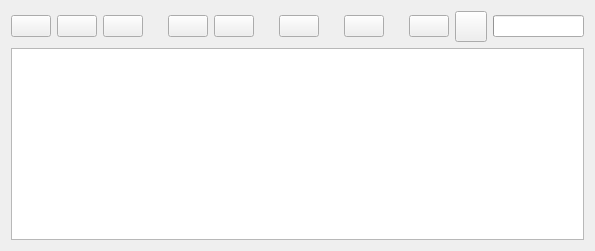
                    <widget class="QWidget" name="tb_pipeline_v2">
                     <attribute name="title">
                      <string>Pipeline V2</string>
                     </attribute>
                     <layout class="QGridLayout" name="gridLayout_15">
                      <item row="0" column="0">
                       <widget class="QPushButton" name="bt_pp_new">
                        <property name="toolTip">
                         <string>New pipeline</string>
                        </property>
                        <property name="text">
                         <string/>
                        </property>
                        <property name="icon">
                         <iconset resource="main_form.qrc">
                          <normaloff>:/common/resources/New document.png</normaloff>:/common/resources/New document.png</iconset>
                        </property>
                       </widget>
                      </item>
                      <item row="0" column="1">
                       <widget class="QPushButton" name="bt_pp_load">
                        <property name="toolTip">
                         <string>Load pipeline...</string>
                        </property>
                        <property name="text">
                         <string/>
                        </property>
                        <property name="icon">
                         <iconset resource="main_form.qrc">
                          <normaloff>:/common/resources/Load.png</normaloff>:/common/resources/Load.png</iconset>
                        </property>
                       </widget>
                      </item>
                      <item row="0" column="2">
                       <widget class="QPushButton" name="bt_pp_save">
                        <property name="toolTip">
                         <string>Save pipeline...</string>
                        </property>
                        <property name="text">
                         <string/>
                        </property>
                        <property name="icon">
                         <iconset resource="main_form.qrc">
                          <normaloff>:/common/resources/Save.png</normaloff>:/common/resources/Save.png</iconset>
                        </property>
                       </widget>
                      </item>
                      <item row="0" column="3">
                       <spacer name="horizontalSpacer_8">
                        <property name="orientation">
                         <enum>Qt::Horizontal</enum>
                        </property>
                        <property name="sizeType">
                         <enum>QSizePolicy::Fixed</enum>
                        </property>
                        <property name="sizeHint" stdset="0">
                         <size>
                          <width>13</width>
                          <height>20</height>
                         </size>
                        </property>
                       </spacer>
                      </item>
                      <item row="0" column="4">
                       <widget class="QPushButton" name="bt_pp_up">
                        <property name="toolTip">
                         <string>Move item up</string>
                        </property>
                        <property name="text">
                         <string/>
                        </property>
                        <property name="icon">
                         <iconset resource="main_form.qrc">
                          <normaloff>:/common/resources/Up.png</normaloff>:/common/resources/Up.png</iconset>
                        </property>
                       </widget>
                      </item>
                      <item row="0" column="5">
                       <widget class="QPushButton" name="bt_pp_down">
                        <property name="toolTip">
                         <string>Move item down</string>
                        </property>
                        <property name="text">
                         <string/>
                        </property>
                        <property name="icon">
                         <iconset resource="main_form.qrc">
                          <normaloff>:/common/resources/Down.png</normaloff>:/common/resources/Down.png</iconset>
                        </property>
                       </widget>
                      </item>
                      <item row="0" column="6">
                       <spacer name="horizontalSpacer_15">
                        <property name="orientation">
                         <enum>Qt::Horizontal</enum>
                        </property>
                        <property name="sizeType">
                         <enum>QSizePolicy::Fixed</enum>
                        </property>
                        <property name="sizeHint" stdset="0">
                         <size>
                          <width>13</width>
                          <height>20</height>
                         </size>
                        </property>
                       </spacer>
                      </item>
                      <item row="0" column="7">
                       <widget class="QPushButton" name="bt_pp_delete">
                        <property name="toolTip">
                         <string>Delete item</string>
                        </property>
                        <property name="text">
                         <string/>
                        </property>
                        <property name="icon">
                         <iconset resource="main_form.qrc">
                          <normaloff>:/annotation_level/resources/Delete.png</normaloff>:/annotation_level/resources/Delete.png</iconset>
                        </property>
                       </widget>
                      </item>
                      <item row="0" column="8">
                       <spacer name="horizontalSpacer_14">
                        <property name="orientation">
                         <enum>Qt::Horizontal</enum>
                        </property>
                        <property name="sizeType">
                         <enum>QSizePolicy::Fixed</enum>
                        </property>
                        <property name="sizeHint" stdset="0">
                         <size>
                          <width>13</width>
                          <height>20</height>
                         </size>
                        </property>
                       </spacer>
                      </item>
                      <item row="0" column="9">
                       <widget class="QPushButton" name="bt_pp_select_tool">
                        <property name="toolTip">
                         <string>Add module/group</string>
                        </property>
                        <property name="text">
                         <string/>
                        </property>
                        <property name="icon">
                         <iconset resource="main_form.qrc">
                          <normaloff>:/common/resources/Add.png</normaloff>:/common/resources/Add.png</iconset>
                        </property>
                        <property name="flat">
                         <bool>false</bool>
                        </property>
                       </widget>
                      </item>
                      <item row="0" column="10">
                       <spacer name="horizontalSpacer_13">
                        <property name="orientation">
                         <enum>Qt::Horizontal</enum>
                        </property>
                        <property name="sizeType">
                         <enum>QSizePolicy::Fixed</enum>
                        </property>
                        <property name="sizeHint" stdset="0">
                         <size>
                          <width>13</width>
                          <height>20</height>
                         </size>
                        </property>
                       </spacer>
                      </item>
                      <item row="0" column="11">
                       <widget class="QPushButton" name="bt_pp_invalidate">
                        <property name="toolTip">
                         <string>Clear cache pipeline cache</string>
                        </property>
                        <property name="text">
                         <string/>
                        </property>
                        <property name="icon">
                         <iconset resource="main_form.qrc">
                          <normaloff>:/common/resources/Refresh.png</normaloff>:/common/resources/Refresh.png</iconset>
                        </property>
                       </widget>
                      </item>
                      <item row="0" column="12">
                       <widget class="QToolButton" name="bt_pp_run">
                        <property name="toolTip">
                         <string>Run pipeline</string>
                        </property>
                        <property name="text">
                         <string/>
                        </property>
                        <property name="icon">
                         <iconset>
                          <normalon>:/image_process/resources/Play.png</normalon>
                         </iconset>
                        </property>
                        <property name="iconSize">
                         <size>
                          <width>24</width>
                          <height>24</height>
                         </size>
                        </property>
                       </widget>
                      </item>
                      <item row="0" column="13">
                       <widget class="QProgressBar" name="pb_pp_progress">
                        <property name="minimumSize">
                         <size>
                          <width>0</width>
                          <height>0</height>
                         </size>
                        </property>
                        <property name="maximumSize">
                         <size>
                          <width>16777215</width>
                          <height>16777215</height>
                         </size>
                        </property>
                        <property name="value">
                         <number>0</number>
                        </property>
                        <property name="textVisible">
                         <bool>false</bool>
                        </property>
                        <property name="textDirection">
                         <enum>QProgressBar::BottomToTop</enum>
                        </property>
                       </widget>
                      </item>
                      <item row="1" column="0" colspan="14">
                       <widget class="QTreeView" name="tv_pp_view">
                        <property name="alternatingRowColors">
                         <bool>false</bool>
                        </property>
                        <property name="selectionBehavior">
                         <enum>QAbstractItemView::SelectRows</enum>
                        </property>
                        <property name="verticalScrollMode">
                         <enum>QAbstractItemView::ScrollPerPixel</enum>
                        </property>
                        <property name="animated">
                         <bool>false</bool>
                        </property>
                        <attribute name="headerVisible">
                         <bool>false</bool>
                        </attribute>
                       </widget>
                      </item>
                     </layout>
                    </widget>
